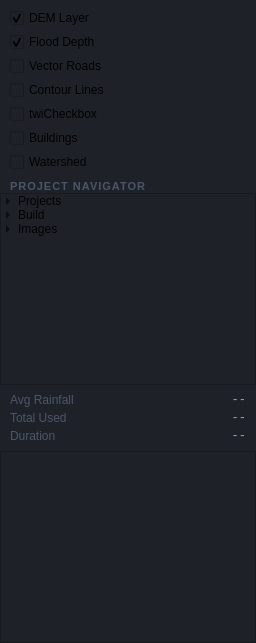
  <widget class="QDockWidget" name="layersDockWidget">
   <property name="windowTitle">
    <string>Layers</string>
   </property>
   <attribute name="dockWidgetArea">
    <number>1</number>
   </attribute>
   <widget class="QWidget" name="layersDockContents">
    <property name="styleSheet">
     <string notr="true">QWidget { background-color: #1e2228; }</string>
    </property>
    <layout class="QVBoxLayout" name="layersMainLayout">
     <property name="spacing">
      <number>0</number>
     </property>
     <property name="leftMargin">
      <number>0</number>
     </property>
     <property name="topMargin">
      <number>0</number>
     </property>
     <property name="rightMargin">
      <number>0</number>
     </property>
     <property name="bottomMargin">
      <number>0</number>
     </property>
     <item>
      <layout class="QVBoxLayout" name="layerVisLayout">
       <property name="spacing">
        <number>4</number>
       </property>
       <property name="leftMargin">
        <number>10</number>
       </property>
       <property name="topMargin">
        <number>8</number>
       </property>
       <property name="rightMargin">
        <number>10</number>
       </property>
       <property name="bottomMargin">
        <number>8</number>
       </property>
       <item>
        <widget class="QCheckBox" name="DEM_CHECKBOX">
         <property name="cursor">
          <cursorShape>PointingHandCursor</cursorShape>
         </property>
         <property name="text">
          <string>DEM Layer</string>
         </property>
         <property name="checked">
          <bool>true</bool>
         </property>
        </widget>
       </item>
       <item>
        <widget class="QCheckBox" name="FLOOD_CHECKBOX">
         <property name="cursor">
          <cursorShape>PointingHandCursor</cursorShape>
         </property>
         <property name="text">
          <string>Flood Depth</string>
         </property>
         <property name="checked">
          <bool>true</bool>
         </property>
        </widget>
       </item>
       <item>
        <widget class="QCheckBox" name="vectorRoadsCheckbox">
         <property name="cursor">
          <cursorShape>PointingHandCursor</cursorShape>
         </property>
         <property name="text">
          <string>Vector Roads</string>
         </property>
        </widget>
       </item>
       <item>
        <widget class="QCheckBox" name="contourCheckbox">
         <property name="text">
          <string>Contour Lines</string>
         </property>
        </widget>
       </item>
       <item>
        <widget class="QCheckBox" name="twiCheckbox">
         <property name="text">
          <string>twiCheckbox</string>
         </property>
        </widget>
       </item>
       <item>
        <widget class="QCheckBox" name="buildingsCheckbox">
         <property name="text">
          <string>Buildings</string>
         </property>
        </widget>
       </item>
       <item>
        <widget class="QCheckBox" name="watershedCheckbox">
         <property name="cursor">
          <cursorShape>PointingHandCursor</cursorShape>
         </property>
         <property name="text">
          <string>Watershed</string>
         </property>
        </widget>
       </item>
      </layout>
     </item>
     <item>
      <layout class="QHBoxLayout" name="navHeaderLayout">
       <property name="leftMargin">
        <number>10</number>
       </property>
       <property name="topMargin">
        <number>0</number>
       </property>
       <property name="rightMargin">
        <number>8</number>
       </property>
       <property name="bottomMargin">
        <number>0</number>
       </property>
       <item>
        <widget class="QLabel" name="navHeaderLabel">
         <property name="styleSheet">
          <string notr="true">color: #4a5568; font-size: 8pt; font-weight: bold; letter-spacing: 1px; background: transparent;</string>
         </property>
         <property name="text">
          <string>PROJECT NAVIGATOR</string>
         </property>
        </widget>
       </item>
      </layout>
     </item>
     <item>
      <widget class="QTreeWidget" name="projectTreeWidget">
       <property name="indentation">
        <number>14</number>
       </property>
       <property name="headerHidden">
        <bool>true</bool>
       </property>
       <column>
        <property name="text">
         <string>Name</string>
        </property>
       </column>
       <item>
        <property name="text">
         <string>Projects</string>
        </property>
        <item>
         <property name="text">
          <string>UntitledProject</string>
         </property>
        </item>
        <item>
         <property name="text">
          <string>UntitledProjectContent</string>
         </property>
        </item>
       </item>
       <item>
        <property name="text">
         <string>Build</string>
        </property>
        <item>
         <property name="text">
          <string>SimConfig.conf</string>
         </property>
        </item>
       </item>
       <item>
        <property name="text">
         <string>Images</string>
        </property>
        <item>
         <property name="text">
          <string>dem_roorkee.tif</string>
         </property>
        </item>
        <item>
         <property name="text">
          <string>flood_depth_01.tif</string>
         </property>
        </item>
        <item>
         <property name="text">
          <string>ScreenshotOutput2.conf</string>
         </property>
        </item>
       </item>
      </widget>
     </item>
     <item>
      <layout class="QGridLayout" name="rainfallGrid">
       <property name="leftMargin">
        <number>10</number>
       </property>
       <property name="topMargin">
        <number>8</number>
       </property>
       <property name="rightMargin">
        <number>10</number>
       </property>
       <property name="bottomMargin">
        <number>8</number>
       </property>
       <property name="horizontalSpacing">
        <number>8</number>
       </property>
       <property name="verticalSpacing">
        <number>4</number>
       </property>
       <item row="0" column="0">
        <widget class="QLabel" name="rainfallLabel">
         <property name="styleSheet">
          <string notr="true">color: #4a5568; font-size: 9pt;</string>
         </property>
         <property name="text">
          <string>Avg Rainfall</string>
         </property>
        </widget>
       </item>
       <item row="0" column="1">
        <widget class="QLabel" name="rainVal1">
         <property name="styleSheet">
          <string notr="true">color: #4db8ff; font-family: Consolas; font-size: 9pt;</string>
         </property>
         <property name="text">
          <string>--</string>
         </property>
         <property name="alignment">
          <set>Qt::AlignmentFlag::AlignRight|Qt::AlignmentFlag::AlignTrailing|Qt::AlignmentFlag::AlignVCenter</set>
         </property>
        </widget>
       </item>
       <item row="1" column="0">
        <widget class="QLabel" name="avgrainfall">
         <property name="styleSheet">
          <string notr="true">color: #4a5568; font-size: 9pt;</string>
         </property>
         <property name="text">
          <string>Total Used</string>
         </property>
        </widget>
       </item>
       <item row="1" column="1">
        <widget class="QLabel" name="rainVal2">
         <property name="styleSheet">
          <string notr="true">color: #4db8ff; font-family: Consolas; font-size: 9pt;</string>
         </property>
         <property name="text">
          <string>--</string>
         </property>
         <property name="alignment">
          <set>Qt::AlignmentFlag::AlignRight|Qt::AlignmentFlag::AlignTrailing|Qt::AlignmentFlag::AlignVCenter</set>
         </property>
        </widget>
       </item>
       <item row="2" column="0">
        <widget class="QLabel" name="durationLabel">
         <property name="styleSheet">
          <string notr="true">color: #4a5568; font-size: 9pt;</string>
         </property>
         <property name="text">
          <string>Duration</string>
         </property>
        </widget>
       </item>
       <item row="2" column="1">
        <widget class="QLabel" name="rainVal3">
         <property name="styleSheet">
          <string notr="true">color: #4db8ff; font-family: Consolas; font-size: 9pt;</string>
         </property>
         <property name="text">
          <string>--</string>
         </property>
         <property name="alignment">
          <set>Qt::AlignmentFlag::AlignRight|Qt::AlignmentFlag::AlignTrailing|Qt::AlignmentFlag::AlignVCenter</set>
         </property>
        </widget>
       </item>
      </layout>
     </item>
     <item>
      <widget class="QListWidget" name="layersListWidget"/>
     </item>
    </layout>
   </widget>
  </widget>
